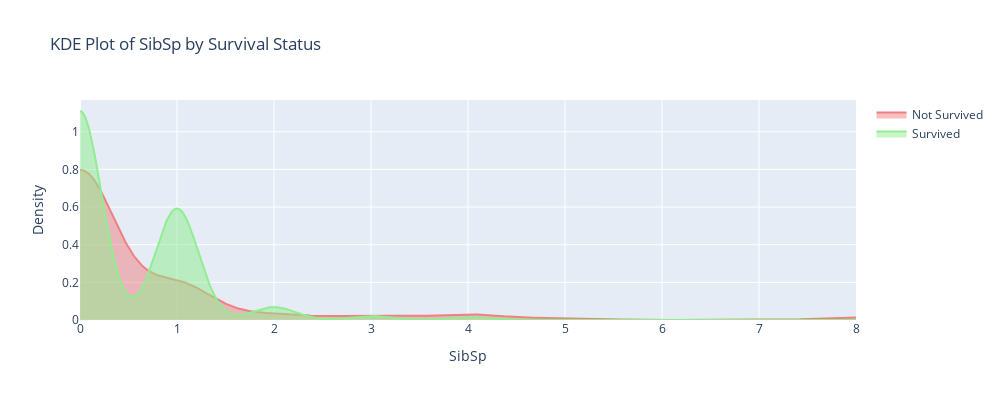

The code cell stored with this chart in its notebook:
### Code cell
# SibSp

# 計算密度估計
sibsp_not_survived = df_train[df_train['Survived'] == 0]['SibSp']
sibsp_survived = df_train[df_train['Survived'] == 1]['SibSp']

kde_not_survived = gaussian_kde(sibsp_not_survived)
kde_survived = gaussian_kde(sibsp_survived)

# 設置範圍
sibsp_range = np.linspace(0, df_train['SibSp'].max(), 1000)

# 計算估計密度
density_not_survived = kde_not_survived(sibsp_range)
density_survived = kde_survived(sibsp_range)

#
fig = go.Figure()

# 未生還乘客的 KDE 曲線
fig.add_trace(go.Scatter(
    x=sibsp_range,
    y=density_not_survived,
    mode='lines',
    name='Not Survived',
    fill='tozeroy',
    line=dict(color='lightcoral')
))

# 生還乘客的 KDE 曲線
fig.add_trace(go.Scatter(
    x=sibsp_range,
    y=density_survived,
    mode='lines',
    name='Survived',
    fill='tozeroy',
    line=dict(color='lightgreen')
))

fig.update_layout(
    title='KDE Plot of SibSp by Survival Status',
    xaxis_title='SibSp',
    yaxis_title='Density',
    width=1000,
    height=400
)

fig.show()

### Figure 1 — Plotly figure (JSON) as saved in the notebook; plotly's stock layout.template omitted (floating-point values rounded to 4 significant figures; data arrays with more than 128 entries replaced by an {"elided": "..."} marker saying what was removed)
{"data": [{"fill": "tozeroy", "line": {"color": "lightcoral"}, "mode": "lines", "name": "Not Survived", "type": "scatter", "x": {"elided": "1000 float values"}, "y": {"elided": "1000 float values"}}, {"fill": "tozeroy", "line": {"color": "lightgreen"}, "mode": "lines", "name": "Survived", "type": "scatter", "x": {"elided": "1000 float values"}, "y": {"elided": "1000 float values"}}], "layout": {"height": 400, "title": {"text": "KDE Plot of SibSp by Survival Status"}, "width": 1000, "xaxis": {"title": {"text": "SibSp"}}, "yaxis": {"title": {"text": "Density"}}}}
